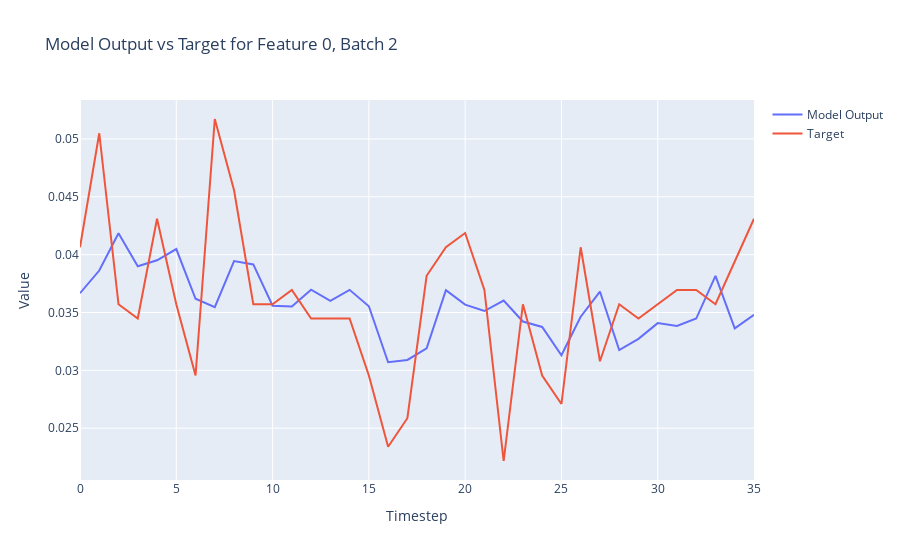

This figure's notebook cell:
### Code cell
import plotly.graph_objects as go

def plot_model_output_vs_target(model_outputs, targets, batch_index=0, feature_index=0):
    # Extract the specified feature for the given batch from both the model outputs and targets
    model_output_series = model_outputs[batch_index, :, feature_index].detach().numpy()
    target_series = targets[batch_index, :, feature_index].numpy()
    
    # Create a range for the x-axis (timesteps)
    timesteps = list(range(model_output_series.shape[0]))
    
    # Create traces
    model_trace = go.Scatter(x=timesteps, y=model_output_series, mode='lines', name='Model Output')
    target_trace = go.Scatter(x=timesteps, y=target_series, mode='lines', name='Target')
    
    # Create the figure and add traces
    fig = go.Figure()
    fig.add_trace(model_trace)
    fig.add_trace(target_trace)
    
    # Add title and labels
    fig.update_layout(title=f'Model Output vs Target for Feature {feature_index}, Batch {batch_index}',
                      xaxis_title='Timestep',
                      yaxis_title='Value')
    
    # Show the figure
    fig.show()

# Assuming `y` and `Y` are your model outputs and targets, respectively
# Adjust batch_index and feature_index as needed
plot_model_output_vs_target(outputs.to("cpu"), Y.to("cpu"), batch_index=2, feature_index=0)

### Figure 1 — Plotly figure (JSON) as saved in the notebook; plotly's stock layout.template omitted (floating-point values rounded to 4 significant figures)
{"data": [{"mode": "lines", "name": "Model Output", "type": "scatter", "x": [0, 1, 2, 3, 4, 5, 6, 7, 8, 9, 10, 11, 12, 13, 14, 15, 16, 17, 18, 19, 20, 21, 22, 23, 24, 25, 26, 27, 28, 29, 30, 31, 32, 33, 34, 35], "y": [0.03667, 0.03863, 0.04185, 0.039, 0.03951, 0.04048, 0.03619, 0.03546, 0.03945, 0.03916, 0.03559, 0.03553, 0.03697, 0.03602, 0.03696, 0.03554, 0.0307, 0.0309, 0.03191, 0.03693, 0.03568, 0.03513, 0.03604, 0.03422, 0.03375, 0.03131, 0.03463, 0.03681, 0.03175, 0.03273, 0.03408, 0.03383, 0.03448, 0.03817, 0.03363, 0.0348]}, {"mode": "lines", "name": "Target", "type": "scatter", "x": [0, 1, 2, 3, 4, 5, 6, 7, 8, 9, 10, 11, 12, 13, 14, 15, 16, 17, 18, 19, 20, 21, 22, 23, 24, 25, 26, 27, 28, 29, 30, 31, 32, 33, 34, 35], "y": [0.04064, 0.05049, 0.03571, 0.03448, 0.0431, 0.03571, 0.02956, 0.05172, 0.04557, 0.03571, 0.03571, 0.03695, 0.03448, 0.03448, 0.03448, 0.02956, 0.0234, 0.02586, 0.03818, 0.04064, 0.04187, 0.03695, 0.02217, 0.03571, 0.02956, 0.02709, 0.04064, 0.03079, 0.03571, 0.03448, 0.03571, 0.03695, 0.03695, 0.03571, 0.03941, 0.0431]}], "layout": {"title": {"text": "Model Output vs Target for Feature 0, Batch 2"}, "xaxis": {"title": {"text": "Timestep"}}, "yaxis": {"title": {"text": "Value"}}}}
